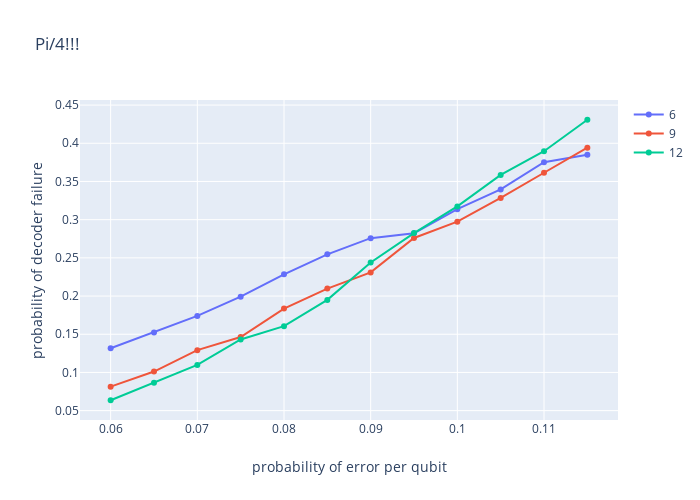

The code cell stored with this chart in its notebook:
### Code cell
# Try for (6): (4,2), for (9): (6,3) and for (12): (8,4)
# Pi/4 rotation, reproduce Kovalev?

def plot_plotly_select(x, y_range, d_range, title):
    fig = go.Figure()
    for d in d_range:
        fig.add_trace(go.Scatter(x=x, y=y[d], mode='lines+markers', name=d))
    fig.update_layout(autosize=False,
    width=700,
    height=500,
    title=title,
    xaxis_title='probability of error per qubit',
    yaxis_title='probability of decoder failure',)
    return fig

x = list(np.arange(0.06, 0.12, 0.005))
y = {
    (6): [0.1316, 0.1524, 0.174, 0.1992, 0.2284, 0.2546, 0.2758, 0.2822, 0.3138, 0.3396, 0.3752, 0.385],
    (9): [0.0814, 0.1012, 0.1292, 0.1464, 0.1836, 0.2098, 0.231, 0.276, 0.2974, 0.3284, 0.3614, 0.3942],
    (12): [0.0636, 0.0864, 0.1098, 0.1432, 0.1606, 0.195, 0.244, 0.2824, 0.3174, 0.3586, 0.3896, 0.4308]
}
plot_plotly_select(x, y, [6,9,12], 'Pi/4!!!')

### Figure 1 — Plotly figure (JSON) as saved in the notebook; plotly's stock layout.template omitted (floating-point values rounded to 4 significant figures)
{"data": [{"mode": "lines+markers", "name": "6", "type": "scatter", "x": [0.06, 0.065, 0.07, 0.075, 0.08, 0.085, 0.09, 0.095, 0.1, 0.105, 0.11, 0.115], "y": [0.1316, 0.1524, 0.174, 0.1992, 0.2284, 0.2546, 0.2758, 0.2822, 0.3138, 0.3396, 0.3752, 0.385]}, {"mode": "lines+markers", "name": "9", "type": "scatter", "x": [0.06, 0.065, 0.07, 0.075, 0.08, 0.085, 0.09, 0.095, 0.1, 0.105, 0.11, 0.115], "y": [0.0814, 0.1012, 0.1292, 0.1464, 0.1836, 0.2098, 0.231, 0.276, 0.2974, 0.3284, 0.3614, 0.3942]}, {"mode": "lines+markers", "name": "12", "type": "scatter", "x": [0.06, 0.065, 0.07, 0.075, 0.08, 0.085, 0.09, 0.095, 0.1, 0.105, 0.11, 0.115], "y": [0.0636, 0.0864, 0.1098, 0.1432, 0.1606, 0.195, 0.244, 0.2824, 0.3174, 0.3586, 0.3896, 0.4308]}], "layout": {"autosize": false, "height": 500, "title": {"text": "Pi/4!!!"}, "width": 700, "xaxis": {"title": {"text": "probability of error per qubit"}}, "yaxis": {"title": {"text": "probability of decoder failure"}}}}
